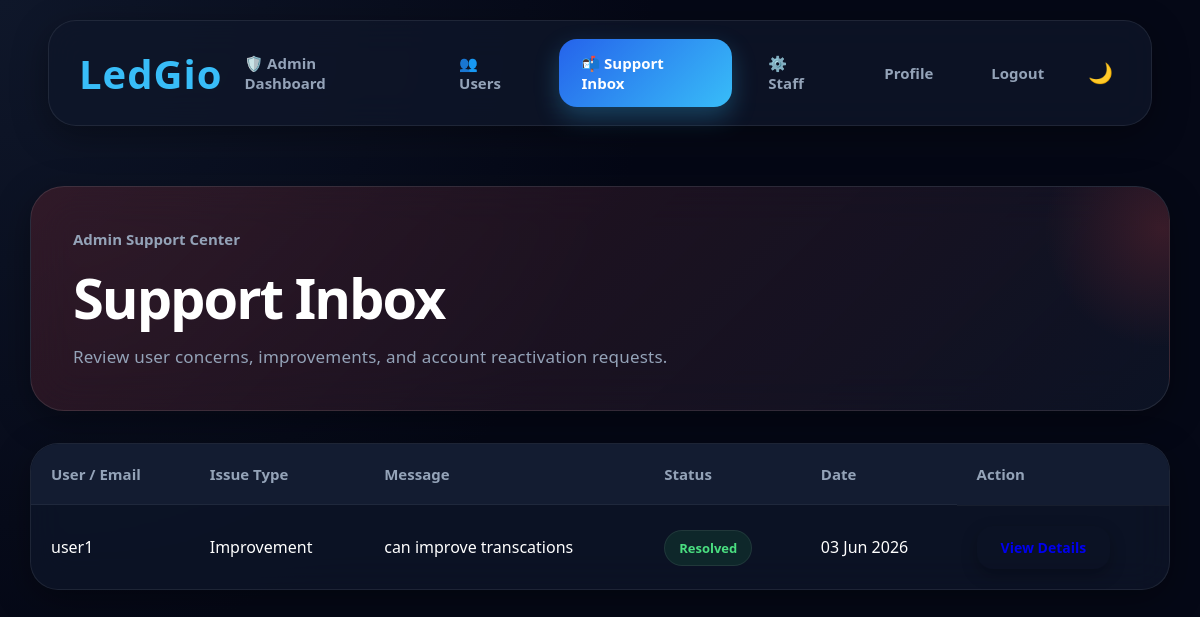
Before: /support-inbox/ (signed in) with the older database file.
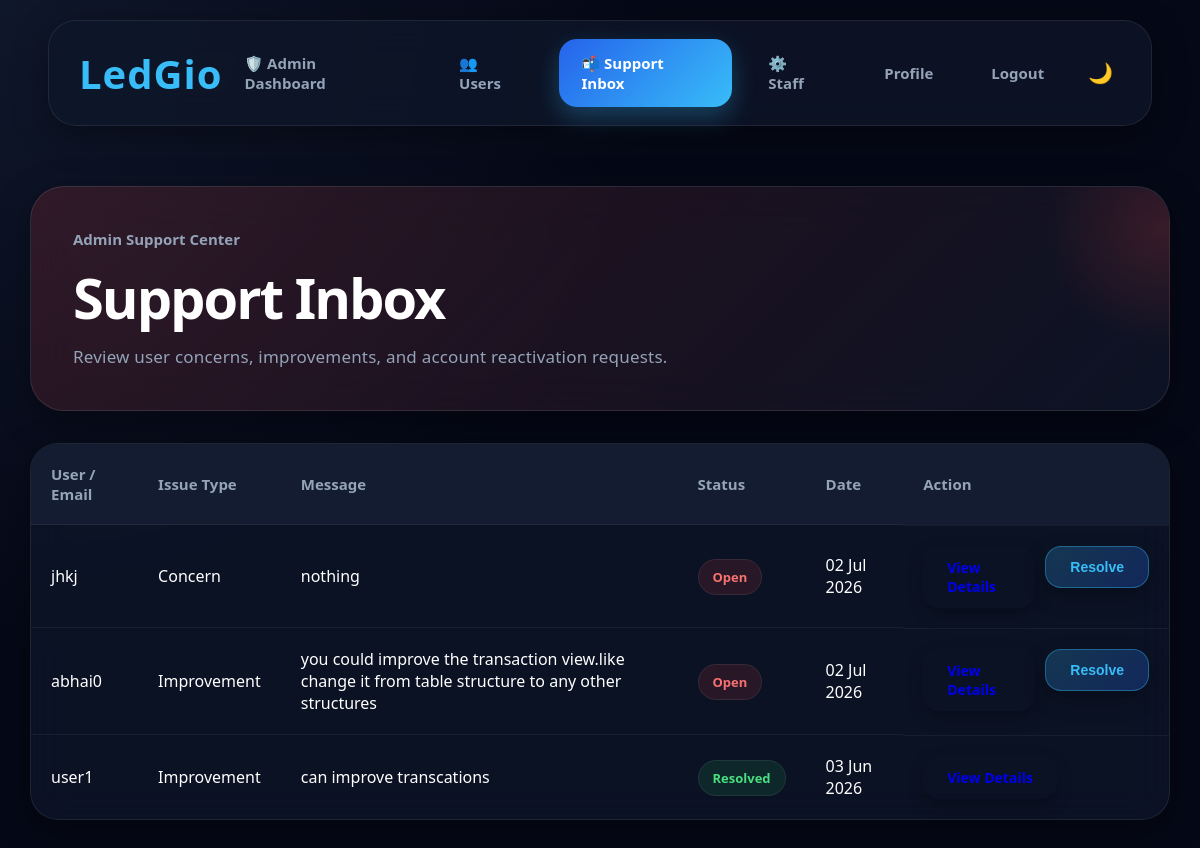
After: the same page with the newer database file.
### expenses/models.py (models this page shows, shortened)
class SupportRequest(models.Model):
    ISSUE_CHOICES = [
        ("improvement", "Improvement"),
        ("concern", "Concern"),
        ("account_deactivated", "Account Deactivated"),
        ("other", "Other"),
    ]
    STATUS_CHOICES = [
        ("open", "Open"),
        ("pending", "Pending"),
        ("resolved", "Resolved"),
    ]
    username_or_email = models.CharField(max_length=150)
    issue_type = models.CharField(
        max_length=50,
        choices=ISSUE_CHOICES,
    )
    message = models.TextField()
    status = models.CharField(
        max_length=20,
        choices=STATUS_CHOICES,
        default="open",
        db_index=True,
    )
    created_at = models.DateTimeField(auto_now_add=True, db_index=True)
    class Meta:
        ordering = ["-created_at"]
        verbose_name = "Support Request"
        verbose_name_plural = "Support Requests"

### expenses/views.py (the view)
# urls.py: path("support-inbox/", views.support_inbox_view, name="support_inbox"),
@admin_required
def support_inbox_view(request):
    support_requests = SupportRequest.objects.all().order_by("-created_at")
    return render(request, "support_inbox.html", {
        "support_requests": support_requests,
    })

### expenses/context_processors.py (called while the page is built)
def currency_context(request):
    if request.user.is_authenticated:
        try:
            profile = request.user.profile
            pic_url = profile.profile_picture.url if profile.profile_picture else None
            return {
                "currency_symbol":   profile.currency_symbol or "₹",
                "currency_code":     profile.currency_code   or "INR",
                "user_country":      profile.country          or "India",
                "profile_picture_url": pic_url,
            }
        except UserProfile.DoesNotExist:
            pass
    return {
        "currency_symbol":   "₹",
        "currency_code":     "INR",
        "user_country":      "India",
        "profile_picture_url": None,
    }

### expenses/templates/support_inbox.html (shortened to what this page needs)
{% extends 'base.html' %}
{% load static %}
{% block content %}
<div class="page-container">
    <div class="admin-hero">
        <div>
            <p class="balance-label">Admin Support Center</p>
            <h1>Support Inbox</h1>
            <p class="subtitle">
                Review user concerns, improvements, and account reactivation requests.
            </p>
        </div>
    </div>
    <div class="table-container">
        <table>
            <thead>
                <tr>
                    <th>User / Email</th>
                    <th>Issue Type</th>
                    <th>Message</th>
                    <th>Status</th>
                    <th>Date</th>
                    <th>Action</th>
                </tr>
            </thead>
            <tbody>
                {% for request_item in support_requests %}
                <tr>
                    <td>{{ request_item.username_or_email }}</td>
                    <td>{{ request_item.get_issue_type_display }}</td>
                    <td>{{ request_item.message }}</td>
                    <td>
                        {% if request_item.status == "open" %}
                            <span class="badge badge-expense">Open</span>
                        {% else %}
                            <span class="badge badge-income">Resolved</span>
                        {% endif %}
                    </td>
                    <td>{{ request_item.created_at|date:"d M Y" }}</td>
                    <td class="action-cell">
                        <a href="{% url 'support_detail' request_item.id %}" class="btn" style="padding: 8px 15px; font-size: 13px;">View Details</a>
                        {% if request_item.status == "open" or request_item.status == "pending" %}
                            <form method="POST" action="{% url 'resolve_support' request_item.id %}" class="inline-form">
                                <button type="submit" class="btn btn-edit" style="padding: 8px 15px; font-size: 13px;">
                                    Resolve
                                </button>
                            </form>
                        {% endif %}
                    </td>
                </tr>
                {% empty %}
                <tr>
                    <td colspan="6">No support requests yet.</td>
                </tr>
                {% endfor %}
            </tbody>
        </table>
    </div>
</div>
{% endblock %}

### expenses/templates/base.html (shortened to what this page needs)
{% load static %}
<!DOCTYPE html>
<html lang="en" data-theme="dark">
<head>
    <link rel="stylesheet" href="{% static 'style.css' %}?v=20260806">
</head>
<body>
    <nav class="navbar" role="navigation" aria-label="Main navigation">
        <div class="logo" aria-label="LedGio">LedGio</div>
        <div class="nav-links">
{% if request.user.is_staff %}
    <a href="/ledgio-admin/"
       id="nav-admin"
       class="nav-item {% if '/ledgio-admin/' in request.path %}active{% endif %}"
       aria-label="Admin Dashboard">
        🛡️ Admin Dashboard
    </a>
    <a href="/users/"
       id="nav-users"
       class="nav-item {% if '/users/' in request.path %}active{% endif %}"
       aria-label="User Management">
        👥 Users
    </a>
    <a href="/support-inbox/"
       id="nav-support-inbox"
       class="nav-item {% if '/support-inbox/' in request.path %}active{% endif %}"
       aria-label="Support Inbox">
        📬 Support Inbox
    </a>
    <a href="/staff-management/"
       id="nav-staff"
       class="nav-item {% if '/staff-management/' in request.path %}active{% endif %}"
       aria-label="Staff Management">
        ⚙️ Staff
    </a>
{% endif %}
    <a href="/profile/"
       id="nav-profile"
       class="nav-item {% if '/profile/' in request.path %}active{% endif %}"
       aria-label="Profile">
        Profile
    </a>
    <a href="/logout/" id="nav-logout" class="nav-item" aria-label="Logout">
        Logout
    </a>
    <button id="theme-toggle" class="theme-toggle-btn" aria-label="Toggle theme" title="Toggle dark/light theme">
        <span class="theme-icon">🌙</span>
    </button>
        </div>
    </nav>
    <main class="main-container" role="main">
        {% block content %}
        {% endblock %}
    </main>
</body>
</html>

Changed rows visible on the page:
added SupportRequest: username_or_email "jhkj", issue_type "Concern", message "nothing", status "Open", created_at "02 Jul 2026"
added SupportRequest: username_or_email "abhai0", issue_type "Improvement", message "you could improve the transaction view.like change it from table structure to any other structures", status "Open", created_at "02 Jul 2026"
